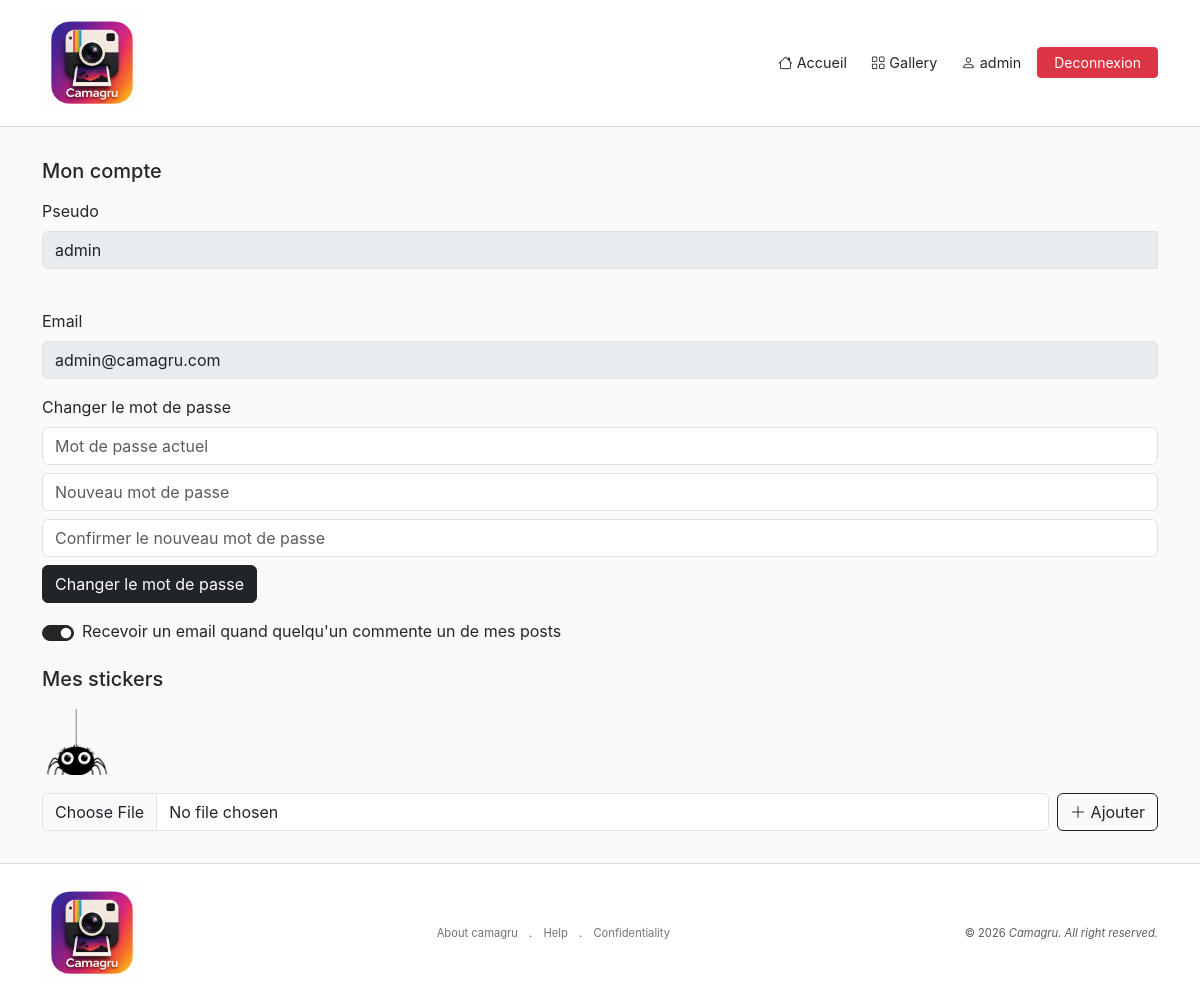
The page /profile (signed in) on the database as committed earlier.
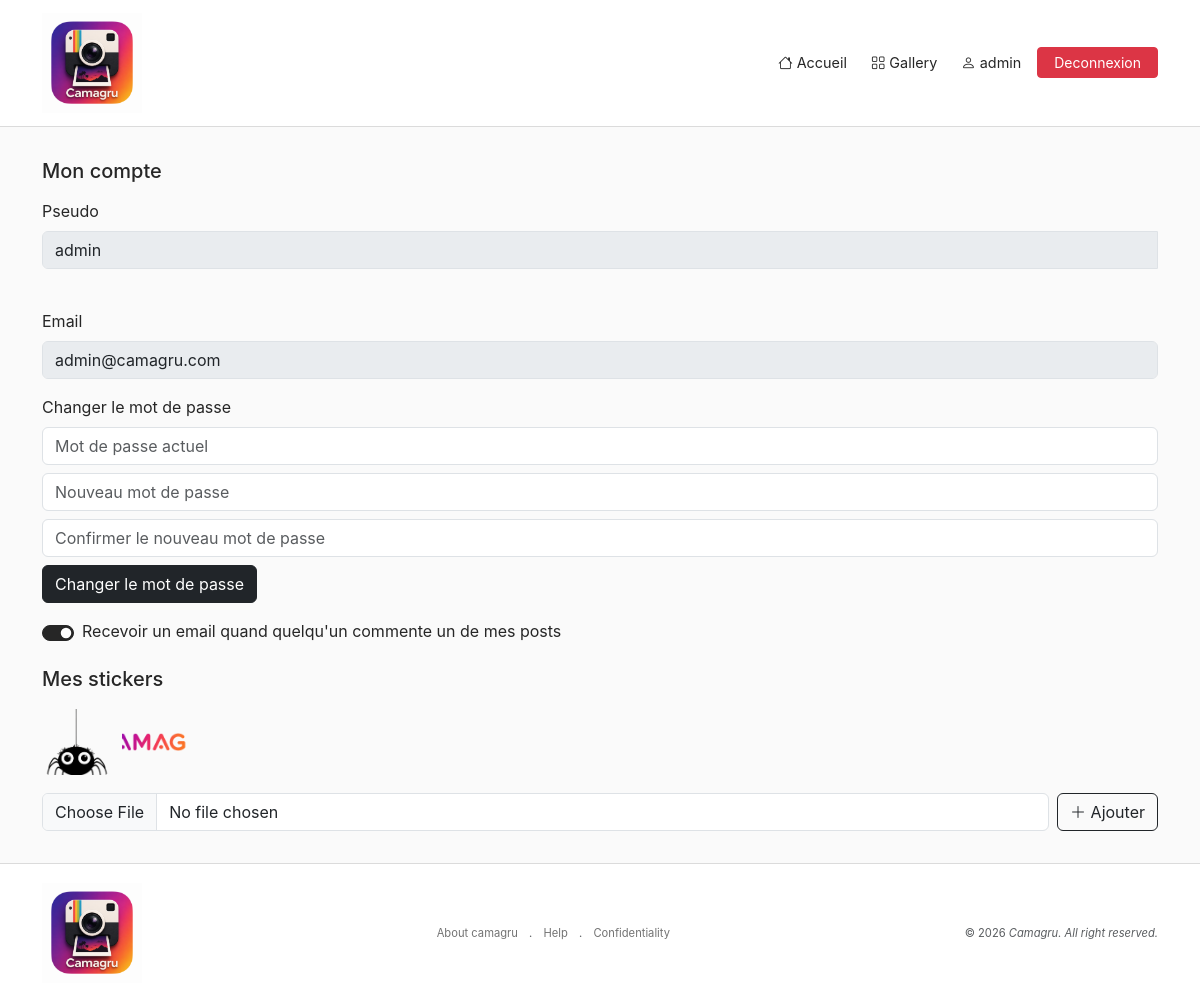
The same page on the database as committed later.
### tables this page shows
CREATE TABLE IF NOT EXISTS `stickers` (
    `id` INT UNSIGNED NOT NULL AUTO_INCREMENT,
    `hash` VARCHAR(255) NOT NULL,
    `user_id` INT UNSIGNED NULL,
    `filename` VARCHAR(255) NOT NULL,
    `path` VARCHAR(255) NOT NULL,
    `created_at` DATETIME NOT NULL DEFAULT CURRENT_TIMESTAMP,
    PRIMARY KEY (`id`),
    CONSTRAINT `user_sticker_id` FOREIGN KEY (`user_id`) REFERENCES `users` (`id`) ON DELETE CASCADE ON UPDATE CASCADE
);

### app/Controllers/ProfileController.php (called while the page is built, shortened)
<?php
require_once __DIR__ . "/../Models/Stickers.php";
require_once __DIR__ . "/../Core/Session.php";
class ProfileController
{
    private Sticker $sticker;
    private array $currentUser;
    public function __construct(?array $currentUser) {
        $this->sticker = new Sticker();
        $this->currentUser = $currentUser;
    }
    public function show(array $errors = []) {
        $currentUser = $this->currentUser;
        $stickers = $this->sticker->getAvailable($currentUser['id']);
        require __DIR__ . '/../Views/layout.php';
    }
}

### app/Core/Session.php (called while the page is built, shortened)
<?php
class Session {
    public static function get(string $key, $default = null) {
        return $_SESSION[$key] ?? $default;
    }
    public static function has(string $key): bool {
        return isset($_SESSION[$key]);
    }
    public static function isAdmin() {
        if (Session::has('user') && Session::get('user')['role'] === 'admin')
            return true;
        return false;
    }
}

### app/Models/Stickers.php (called while the page is built, shortened)
<?php
require_once __DIR__ . '/../Core/Database.php';
class Sticker {
    private PDO $db;
    public function __construct() {
        $this->db = Database::getConnection();
    }
    public function getAvailable(int $userId): array
    {
        $stmt = $this->db->prepare("
            SELECT * FROM stickers
            WHERE user_id IS NULL OR user_id = :user_id
            ORDER BY created_at ASC
        ");
        $stmt->execute([':user_id' => $userId]);
        return $stmt->fetchAll();
    }
}

### app/Core/Database.php (called while the page is built, shortened)
<?php
class Database {
    private static ?PDO $db = null;
    public static function getConnection(): PDO {
        if (self::$db === null) {
            $config = require __DIR__ ."/../../config/database.php";
            $dsn = "mysql:host={$config['host']};dbname={$config['dbname']};charset=utf8mb4";
            self::$db = new PDO($dsn, $config["user"], $config["password"], options: [
                PDO::ATTR_ERRMODE => PDO::ERRMODE_EXCEPTION,
                PDO::ATTR_DEFAULT_FETCH_MODE => PDO::FETCH_ASSOC,
                PDO::ATTR_EMULATE_PREPARES => false
            ]);
        }
        return self::$db;
    }
}

### app/Views/profile.php (the view, shortened to what the changed rows need)
<div class="profile-layout">
    <div class="auth-card mb-4">
        <h5 class="mb-3">Mon compte</h5>
        <form method="POST" action="/profile/pseudo" class="mb-3 pseudo-form">
            <label class="form-label">Pseudo</label>
            <div class="input-group">
                <input type="text" name="pseudo" id="changePseudo" class="form-control"
                       value="<?= htmlspecialchars($currentUser['pseudo']) ?>" <?= Session::isAdmin() ? 'disabled' : 'required' ?>>
            </div>
        </form>
        <div class="mb-3">
            <label class="form-label">Email</label>
            <input type="email" class="form-control" value="<?= htmlspecialchars($currentUser['email']) ?>" disabled>
        </div>
        <form method="POST" action="/profile/password" class="mb-3 pwd-form">
            <label class="form-label">Changer le mot de passe</label>
            <input type="password" name="current_password" class="form-control mb-2" placeholder="Mot de passe actuel" required>
            <input type="password" name="password" class="form-control mb-2" placeholder="Nouveau mot de passe" required>
            <input type="password" name="confirm" class="form-control mb-2" placeholder="Confirmer le nouveau mot de passe" required>
            <button type="submit" class="btn btn-dark">Changer le mot de passe</button>
        </form>
        <form method="POST" action="/profile/notifications" class="notif-form">
            <div class="form-check form-switch d-flex align-items-center gap-2">
                <input type="checkbox" class="form-check-input" id="notifyOnComment" name="email_notification"
                       value="1" <?= !empty($currentUser['email_notification']) ? 'checked' : '' ?>>
                <label class="form-check-label mb-0" for="notifyOnComment">
                    Recevoir un email quand quelqu'un commente un de mes posts
                </label>
            </div>
        </form>
    </div>
    <div class="auth-card">
        <h5 class="mb-3">Mes stickers</h5>
        <div class="stickers-grid-wrapper mb-3">
            <div class="stickers-grid" id="myStickersGrid">
                <?php if (empty($stickers)): ?>
                    <p class="text-muted small">Aucun sticker personnel pour le moment.</p>
                <?php else: ?>
                    <?php foreach ($stickers as $sticker): ?>
                        <div class="sticker-thumb" data-id="<?= $sticker['id'] ?>">
                            <img src="<?= htmlspecialchars($sticker['path']) ?>" alt="Sticker <?= $sticker['id'] ?>">
                        </div>
                    <?php endforeach; ?>
                <?php endif; ?>
            </div>
        </div>
        <form method="POST" action="/profile/sticker/add" enctype="multipart/form-data" class="d-flex gap-2">
            <input type="file" name="sticker" accept="image/*" class="form-control" required>
            <button type="submit" class="btn btn-outline-dark text-nowrap">
                <i class="bi bi-plus-lg"></i> Ajouter
            </button>
        </form>
    </div>
</div>

Rows that differ between the two databases and show on the page:
added stickers: path (picture)
